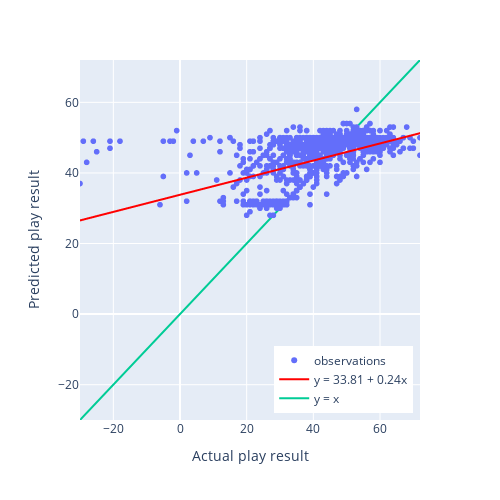

The cell this chart's notebook holds for it:
### Code cell
import numpy as np
import plotly.graph_objects as go

fig = go.Figure()

# plotting
fig = px.scatter(x = Y_test, 
                 y= Y_pred,
                 trendline = "ols",
                 trendline_color_override="red",
                 #name = "trendline",
                 labels=dict(x="Actual play result", y="Predicted play result"),
                 width=500, 
                 height=500
                )

x = np.linspace(-40,80)

fig.add_trace(go.Scatter(
    x=x,
    y=x,
    name="y = x",
))

# fig.update_layout(xaxis_range=[min(Y_test),max(Y_test)],
#                   yaxis_range=[min(Y_pred),max(Y_pred)]
# )

fig.update_layout(xaxis_range=[min(Y_test),max(Y_test)],
                  yaxis_range=[min(Y_test),max(Y_test)]
)

model = px.get_trendline_results(fig)
alpha = model.iloc[0]["px_fit_results"].params[0]
beta = model.iloc[0]["px_fit_results"].params[1]

fig.data[0].name = 'observations'
fig.data[0].showlegend = True
fig.data[1].name = fig.data[1].name  + 'y = ' + str(round(alpha, 2)) + ' + ' + str(round(beta, 2)) + 'x'
fig.data[1].showlegend = True

fig.update_layout(legend=dict(yanchor="bottom", y=0.02, xanchor="right", x=0.98))

fig.show()

### Figure 1 — Plotly figure (JSON) as saved in the notebook; plotly's stock layout.template omitted (floating-point values rounded to 4 significant figures; data arrays with more than 128 entries replaced by an {"elided": "..."} marker saying what was removed)
{"data": [{"hovertemplate": "Actual play result=%{x}<br>Predicted play result=%{y}<extra></extra>", "legendgroup": "", "marker": {"color": "#636efa", "symbol": "circle"}, "mode": "markers", "name": "observations", "showlegend": true, "type": "scattergl", "x": {"elided": "1470 int values"}, "xaxis": "x", "y": {"elided": "1470 int values"}, "yaxis": "y"}, {"hovertemplate": "<b>OLS trendline</b><br>y = 0.242362 * x + 33.812<br>R<sup>2</sup>=0.240711<br><br>Actual play result=%{x}<br>Predicted play result=%{y} <b>(trend)</b><extra></extra>", "legendgroup": "", "line": {"color": "red"}, "marker": {"color": "#636efa", "symbol": "circle"}, "mode": "lines", "name": "y = 33.81 + 0.24x", "showlegend": true, "type": "scattergl", "x": {"elided": "1470 int values"}, "xaxis": "x", "y": {"elided": "1470 float values"}, "yaxis": "y"}, {"name": "y = x", "type": "scatter", "x": [-40, -37.55, -35.1, -32.65, -30.2, -27.76, -25.31, -22.86, -20.41, -17.96, -15.51, -13.06, -10.61, -8.163, -5.714, -3.265, -0.8163, 1.633, 4.082, 6.531, 8.98, 11.43, 13.88, 16.33, 18.78, 21.22, 23.67, 26.12, 28.57, 31.02, 33.47, 35.92, 38.37, 40.82, 43.27, 45.71, 48.16, 50.61, 53.06, 55.51, 57.96, 60.41, 62.86, 65.31, 67.76, 70.2, 72.65, 75.1, 77.55, 80], "y": [-40, -37.55, -35.1, -32.65, -30.2, -27.76, -25.31, -22.86, -20.41, -17.96, -15.51, -13.06, -10.61, -8.163, -5.714, -3.265, -0.8163, 1.633, 4.082, 6.531, 8.98, 11.43, 13.88, 16.33, 18.78, 21.22, 23.67, 26.12, 28.57, 31.02, 33.47, 35.92, 38.37, 40.82, 43.27, 45.71, 48.16, 50.61, 53.06, 55.51, 57.96, 60.41, 62.86, 65.31, 67.76, 70.2, 72.65, 75.1, 77.55, 80]}], "layout": {"height": 500, "legend": {"tracegroupgap": 0, "x": 0.98, "xanchor": "right", "y": 0.02, "yanchor": "bottom"}, "margin": {"t": 60}, "width": 500, "xaxis": {"anchor": "y", "domain": [0, 1], "range": [-30, 72], "title": {"text": "Actual play result"}}, "yaxis": {"anchor": "x", "domain": [0, 1], "range": [-30, 72], "title": {"text": "Predicted play result"}}}}
